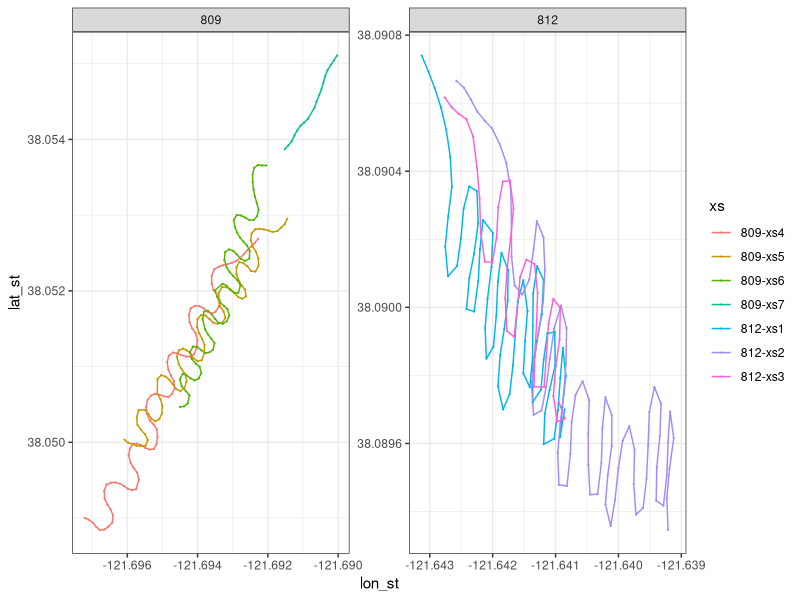
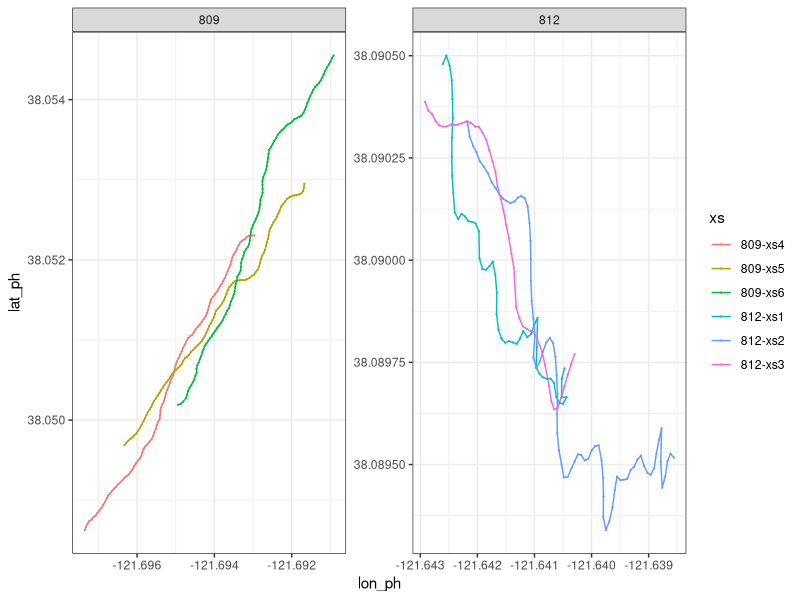
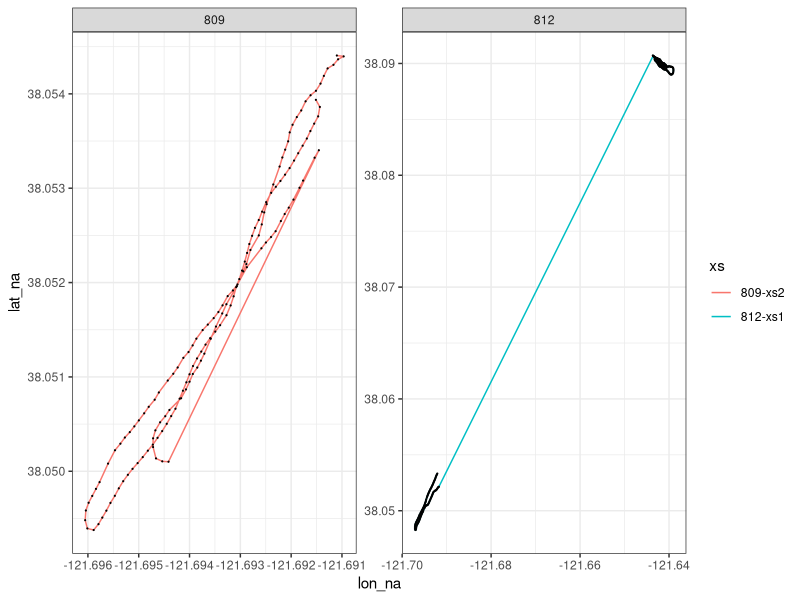
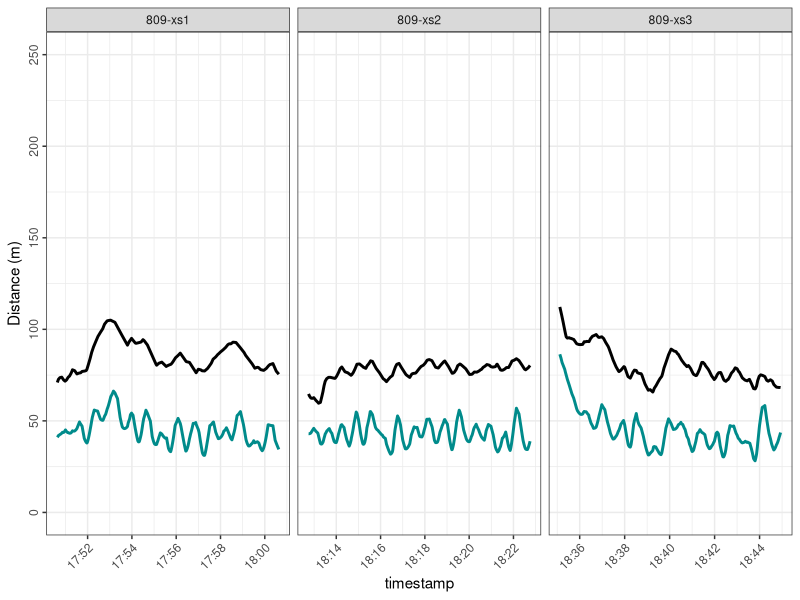
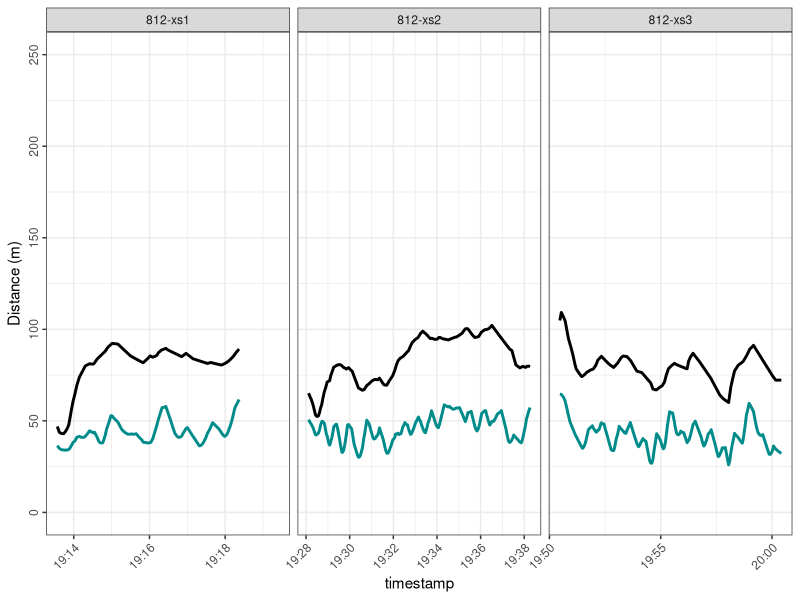
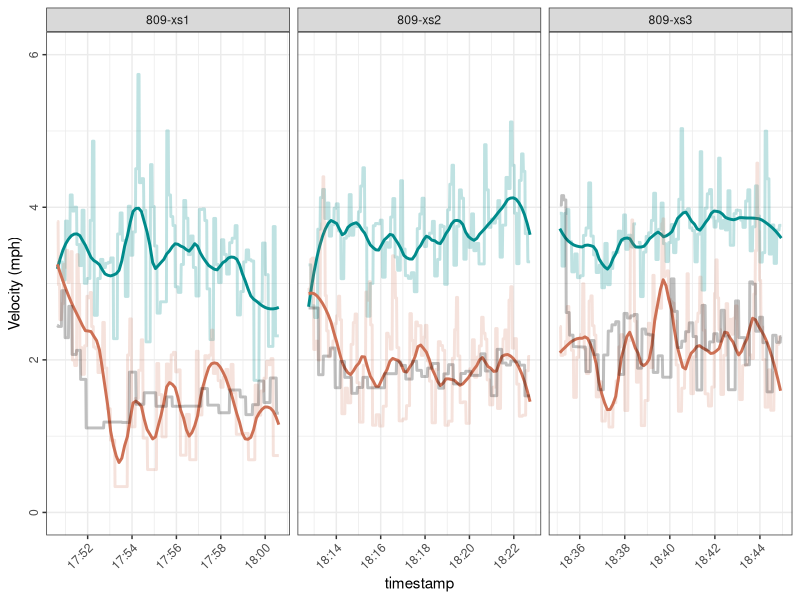
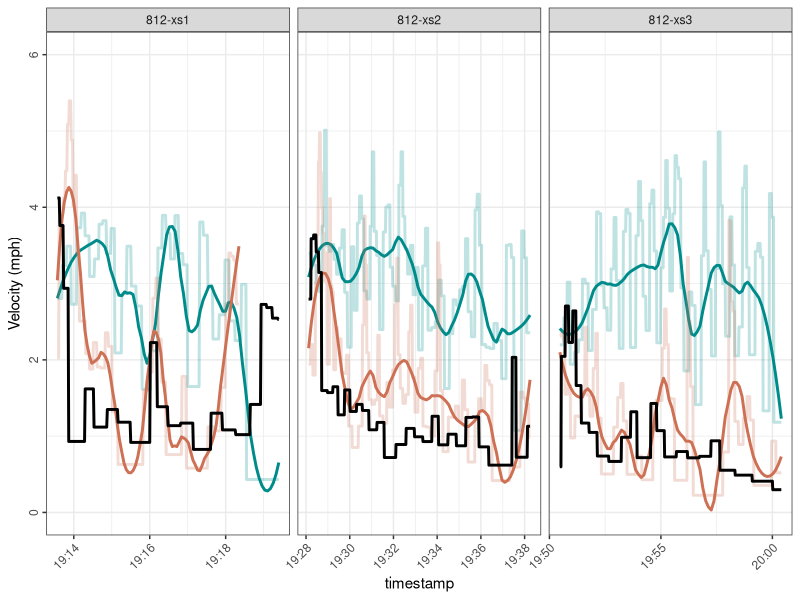
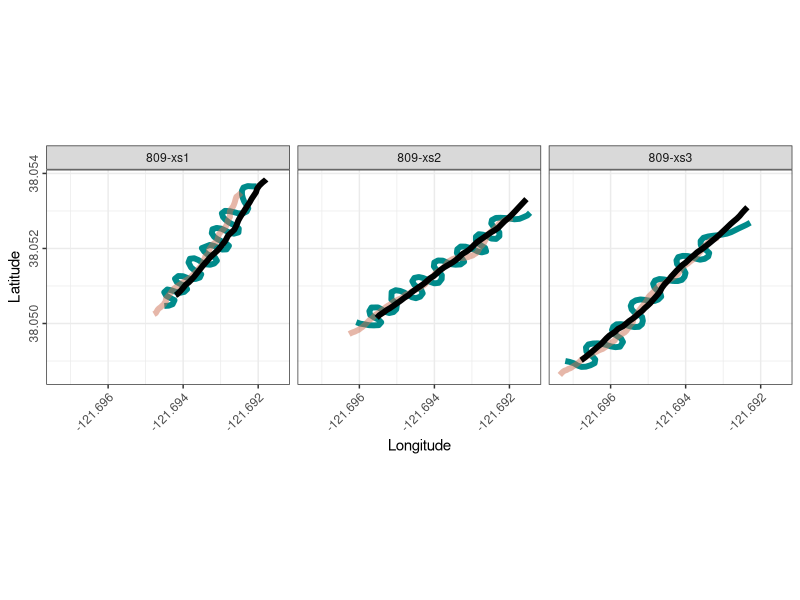

Generate these figures, in order, with R:
library(tidyverse)
library(geosphere)
library(lubridate)
library(zoo)

# Import and compile GPS track data ---------------------------------------

## Stryker ----
stryker_startstop <- data.frame(boat = rep("stryker",7), 
                                site = c(rep("812", 3), rep("809", 4)),
                                start = c(7, 83, 163, 206, 300, 394, 480), 
                                end = c(79, 159, 202, 296, 390, 476, 498))

stryker = data.frame()
stryker_raw = data.frame()

for(xs in 1:nrow(stryker_startstop)){
  print(xs)
  
  temp <- read.csv("data/Survey03_20250205/RouteHistoryFullBkup_DWR Feb5.csv", 
                   skip = stryker_startstop[xs, "start"] - 1, nrow = stryker_startstop[xs, "end"] - stryker_startstop[xs, "start"], header = F)
  
  colnames(temp) = c("Junk", "lat", "lon", "datetime", "speed")
  
  temp$timestamp <- as.POSIXct(temp$datetime, format = "%Y-%m-%dT%H:%M:%SZ", tz = "America/Los_Angeles")
  
  complete_timestamps <- seq(min(temp$timestamp), max(temp$timestamp), by = "1 sec")
  
  merged_data <- data.frame(timestamp = complete_timestamps) %>%
    left_join(temp, by = "timestamp")
  
  interpolated_data <- merged_data %>%
    mutate(lat = na.approx(lat, rule = 2),
           lon = na.approx(lon, rule = 2))
  
  interpolated_data$xs <- paste0(stryker_startstop[xs, "site"], "-xs", xs)
  temp$xs <- paste0(stryker_startstop[xs, "site"], "-xs", xs)
  
  interpolated_data$site <- stryker_startstop[xs, "site"]
  temp$site = stryker_startstop[xs, "site"]
  
  stryker <- rbind(stryker, interpolated_data[, c("site", "xs", "timestamp", "lat", "lon")])
  stryker_raw <- rbind(stryker_raw, temp)
  
  rm(temp, interpolated_data, merged_data)
}

stryker$boat = "Stryker"
colnames(stryker) <- c("site", "xs", "timestamp", "lat_st", "lon_st", "boat")

## Phantom ----
phantom_startstop <- data.frame(boat = rep("phantom", 6), 
                                site = c(rep("812", 3), rep("809", 3)),
                                start = c(7, 63, 146, 195, 304, 413), 
                                end = c(59, 142, 191, 300, 409, 527))

phantom = data.frame()
phantom_raw = data.frame()

for(xs in 1:nrow(phantom_startstop)){
  print(xs)
  
  temp <- read.csv("data/Survey03_20250205/20250205_RouteHistory_CFS.csv", 
                   skip = phantom_startstop[xs, "start"] - 1, nrow = phantom_startstop[xs, "end"] - phantom_startstop[xs, "start"], header = F)
  
  colnames(temp) = c("Junk", "lat", "lon", "datetime", "speed")
  
  temp$timestamp <- as.POSIXct(temp$datetime, format = "%Y-%m-%dT%H:%M:%SZ", tz = "America/Los_Angeles")
  
  complete_timestamps <- seq(min(temp$timestamp), max(temp$timestamp), by = "1 sec")
  
  merged_data <- data.frame(timestamp = complete_timestamps) %>%
    left_join(temp, by = "timestamp")
  
  interpolated_data <- merged_data %>%
    mutate(lat = na.approx(lat, rule = 2),
           lon = na.approx(lon, rule = 2))
  
  interpolated_data$xs <- paste0(phantom_startstop[xs, "site"], "-xs", xs)
  temp$xs <- paste0(phantom_startstop[xs, "site"], "-xs", xs)
  
  interpolated_data$site <- phantom_startstop[xs, "site"]
  temp$site = phantom_startstop[xs, "site"]
  
  phantom <- rbind(phantom, interpolated_data[, c("site", "xs", "timestamp", "lat", "lon")])
  phantom_raw <- rbind(phantom_raw, temp)
  
  rm(temp, interpolated_data, merged_data)
}

phantom$boat = "Phantom"
colnames(phantom) <- c("site", "xs", "timestamp", "lat_ph", "lon_ph", "boat")

## cdfw ---- now 
cdfw_startstop <- data.frame(boat = rep("cdfw", 2), 
                             site = c(rep("812", 1), rep("809", 1)),
                                 start = c(7,296), 
                                 end = c(292,447))

cdfw = data.frame()
cdfw_raw = data.frame()

for(xs in 1:nrow(cdfw_startstop)){
  print(xs)
  
  temp <- read.csv("data/Survey03_20250205/RouteHistoryFullBkup_CDFW Feb5.csv", 
                   skip = cdfw_startstop[xs, "start"] - 1, nrow = cdfw_startstop[xs, "end"] - cdfw_startstop[xs, "start"], header = F)
  
  colnames(temp) = c("Junk", "lat", "lon", "datetime", "speed")
  
  temp$timestamp <- as.POSIXct(temp$datetime, format = "%Y-%m-%dT%H:%M:%SZ", tz = "America/Los_Angeles")
  
  complete_timestamps <- seq(min(temp$timestamp), max(temp$timestamp), by = "1 sec")
  
  merged_data <- data.frame(timestamp = complete_timestamps) %>%
    left_join(temp, by = "timestamp")
  
  interpolated_data <- merged_data %>%
    mutate(lat = na.approx(lat, rule = 2),
           lon = na.approx(lon, rule = 2))
  
  interpolated_data$xs <- paste0(cdfw_startstop[xs, "site"], "-xs", xs)
  temp$xs <- paste0(cdfw_startstop[xs, "site"], "-xs", xs)
  
  interpolated_data$site <- cdfw_startstop[xs, "site"]
  temp$site = cdfw_startstop[xs, "site"]
  
  cdfw <- rbind(cdfw, interpolated_data[, c("site", "xs", "timestamp", "lat", "lon")])
  cdfw_raw <- rbind(cdfw_raw, temp)
  
  rm(temp, interpolated_data, merged_data)
}

cdfw$boat = "cdfw"
colnames(cdfw) <- c("site", "xs", "timestamp", "lat_na", "lon_na", "boat")

## Merge vessel tracks ----

vessels <- merge(merge(stryker, 
                       phantom[, c("timestamp", "lat_ph", "lon_ph")], by = "timestamp", all.x = T),
                 cdfw[, c("timestamp", "lat_na", "lon_na")], by = "timestamp", all.x = T) 

xs_lookup <- data.frame(xs = c("809-xs6", "809-xs5", "809-xs4", "812-xs3", "812-xs2", "812-xs1"),
                        xs_cor = c("809-xs1", "809-xs2", "809-xs3", "812-xs1", "812-xs2", "812-xs3"))

vessels <- merge(vessels, xs_lookup, by = "xs", all.x = T)

# Visualize tracks --------------------------------------------------------

ggplot(stryker, aes(x = lon_st, y = lat_st, color = xs)) + 
  geom_path() + theme_bw() + 
  geom_point(data = stryker_raw, aes(x = lon, y = lat), size = .1) +
  facet_wrap(site ~ ., scales = "free")

ggplot(phantom, aes(x = lon_ph, y = lat_ph, color = xs)) + 
  geom_path() + theme_bw() + 
  geom_point(data = phantom_raw, aes(x = lon, y = lat), size = .1) +
  facet_wrap(site ~ ., scales = "free")

ggplot(cdfw, aes(x = lon_na, y = lat_na, color = xs)) + 
  geom_path() + theme_bw() + 
  geom_point(data = cdfw_raw, aes(x = lon, y = lat), color = "black", size = .1) +
  facet_wrap(site ~ ., scales = "free")

# Calculate vessel spacing ------------------------------------------------

vessels$stryker2phantom <- NA
vessels$cdfw2phantom <- NA
vessels$stryker_velocity <- NA
vessels$phantom_velocity <- NA
vessels$cdfw_velocity <- NA

for(i in 1:nrow(vessels)){
  print(i)
  
  # if(complete.cases(vessels[,c("lon_st", "lat_st", "lon_ph","lat_ph")])[i]){
  try(vessels[i,"stryker2phantom"] <- distm(c(vessels[i,"lon_st"], vessels[i,"lat_st"]), 
                                            c(vessels[i,"lon_ph"], vessels[i,"lat_ph"]), 
                                            fun = distHaversine))
  # }
  
  # if(complete.cases(vessels[,c("lon_na", "lat_na", "lon_ph","lat_ph")])[i]){
  try(vessels[i,"cdfw2phantom"] <- distm(c(vessels[i,"lon_na"], vessels[i,"lat_na"]), 
                                             c(vessels[i,"lon_ph"], vessels[i,"lat_ph"]), 
                                             fun = distHaversine))
  # }
  
  # if(complete.cases(vessels[,c("lon_na", "lat_na", "lon_st","lat_st")])[i]){
  try(vessels[i,"stryker2cdfw"] <- distm(c(vessels[i,"lon_na"], vessels[i,"lat_na"]), 
                                             c(vessels[i,"lon_st"], vessels[i,"lat_st"]), 
                                             fun = distHaversine))
  # }
  
  try(vessels[i,"stryker_velocity"] <- distm(c(vessels[i,"lon_st"], vessels[i,"lat_st"]), 
                                             c(vessels[i + 1,"lon_st"], vessels[i + 1,"lat_st"]), 
                                             fun = distHaversine) * 2.23693629)
  
  try(vessels[i,"phantom_velocity"] <- distm(c(vessels[i,"lon_ph"], vessels[i,"lat_ph"]), 
                                             c(vessels[i + 1,"lon_ph"], vessels[i + 1,"lat_ph"]), 
                                             fun = distHaversine) * 2.23693629)
  
  try(vessels[i,"cdfw_velocity"] <- distm(c(vessels[i,"lon_na"], vessels[i,"lat_na"]), 
                                              c(vessels[i + 1,"lon_na"], vessels[i + 1,"lat_na"]), 
                                              fun = distHaversine) * 2.23693629)
  
  
}


# Plot vessel tracks, velocity, and spacing -------------------------------

(v_spacing_809 <- ggplot(vessels[vessels$xs_cor %in% c("809-xs1","809-xs2","809-xs3"),], 
                         aes(x = timestamp, y = stryker2phantom)) + 
   geom_line(color = "cyan4", linewidth = 1) +
   geom_line(aes(y = cdfw2phantom), linewidth = 1) +
   # geom_line(aes(y = stryker2cdfw), color = "blue",linewidth = 1) + 
   theme_bw() + labs(y = "Distance (m)") + 
   theme(axis.text.x = element_text(angle = 45, hjust = 1),
         axis.text.y = element_text(angle = 90, hjust = .5)) +
   ylim(0,250) +
   facet_grid(. ~ xs_cor, scales = "free"))

(v_spacing_812 <- ggplot(vessels[vessels$xs_cor %in% c("812-xs1","812-xs2","812-xs3"),], 
                         aes(x = timestamp, y = stryker2phantom)) + 
    geom_line(color = "cyan4", linewidth = 1) +
    geom_line(aes(y = cdfw2phantom), linewidth = 1) + 
    theme_bw() + labs(y = "Distance (m)") + 
    theme(axis.text.x = element_text(angle = 45, hjust = 1),
          axis.text.y = element_text(angle = 90, hjust = .5)) +
    ylim(0,250) +
    facet_grid(. ~ xs_cor, scales = "free"))

(v_velocity_809 <- ggplot(data = vessels[vessels$xs_cor %in% c("809-xs1","809-xs2","809-xs3") &
                                           vessels$stryker_velocity < 10 & is.na(vessels$stryker_velocity) == F,],
                          aes(x = timestamp, y = stryker_velocity)) + 
    geom_line(color = "cyan4", linewidth = 1, alpha = .25) +
    geom_line(color = "cyan4", linewidth = 1, stat = "smooth", span = .25) +
    geom_line(data = vessels[vessels$xs_cor %in% c("809-xs1","809-xs2","809-xs3") &
                               vessels$phantom_velocity < 10 & is.na(vessels$phantom_velocity) == F, ],
              aes(y = phantom_velocity), color = "salmon3", linewidth = 1, alpha = .2) +
    geom_line(data = vessels[vessels$xs_cor %in% c("809-xs1","809-xs2","809-xs3") &
                               vessels$phantom_velocity < 10 & is.na(vessels$phantom_velocity) == F, ],
              aes(y = phantom_velocity), color = "salmon3", linewidth = 1, stat = "smooth", span = .25) +
    geom_line(data = vessels[vessels$xs_cor %in% c("809-xs1","809-xs2","809-xs3") &
                               vessels$cdfw_velocity < 10 & is.na(vessels$cdfw_velocity) == F, ],
              aes(y = cdfw_velocity), linewidth = 1, alpha = .25) +
    theme_bw() + labs(y = "Velocity (mph)") + 
    theme(axis.text.x = element_text(angle = 45, hjust = 1),
          axis.text.y = element_text(angle = 90, hjust = .5)) +
    ylim(0, 6) +
    facet_grid(. ~ xs_cor, scales = "free"))

(v_velocity_812 <- ggplot(data = vessels[vessels$xs_cor %in% c("812-xs1","812-xs2","812-xs3") &
                                           vessels$stryker_velocity < 10 & is.na(vessels$stryker_velocity) == F,], 
                          aes(x = timestamp, y = stryker_velocity)) + 
    geom_line(color = "cyan4", linewidth = 1, alpha = .25) +
    geom_line(color = "cyan4", linewidth = 1, stat = "smooth", span = .25) +
    geom_line(data = vessels[vessels$xs_cor %in% c("812-xs1","812-xs2","812-xs3") &
                               vessels$phantom_velocity < 10 & is.na(vessels$phantom_velocity) == F, ],
              aes(y = phantom_velocity), color = "salmon3", linewidth = 1, alpha = .25) +
    geom_line(data = vessels[vessels$xs_cor %in% c("812-xs1","812-xs2","812-xs3") &
                               vessels$phantom_velocity < 10 & is.na(vessels$phantom_velocity) == F, ],
              aes(y = phantom_velocity), color = "salmon3", linewidth = 1, stat = "smooth", span = .25) +
    geom_line(data = vessels[vessels$xs_cor %in% c("812-xs1","812-xs2","812-xs3") &
                               vessels$cdfw_velocity < 10 & is.na(vessels$cdfw_velocity) == F, ],
              aes(y = cdfw_velocity), linewidth = 1) +
    theme_bw() + labs(y = "Velocity (mph)") + 
    theme(axis.text.x = element_text(angle = 45, hjust = 1),
          axis.text.y = element_text(angle = 90, hjust = .5)) +
    ylim(0, 6) +
    facet_grid(. ~ xs_cor, scales = "free"))


(v_tracks_809 <- ggplot(vessels[vessels$xs_cor %in% c("809-xs1","809-xs2","809-xs3"),], 
                        aes(x = lon_st, y = lat_st)) + 
    geom_path(color = "cyan4", linewidth = 2) +
    geom_path(aes(x = lon_ph, y = lat_ph), color = "salmon3", alpha = .5, linewidth = 2) + 
    geom_path(aes(x = lon_na, y = lat_na), linewidth = 2) + 
    theme_bw() + labs(y = "Latitude", x = "Longitude") + coord_fixed() +
    theme(axis.text.x = element_text(angle = 45, hjust = 1),
          axis.text.y = element_text(angle = 90, hjust = .5)) +
    facet_grid(. ~ xs_cor))

(v_tracks_812 <- ggplot(vessels[vessels$xs_cor %in% c("812-xs1","812-xs2","812-xs3"),], 
                        aes(x = lon_st, y = lat_st)) + 
    geom_path(color = "cyan4", linewidth = 2) +
    geom_path(aes(x = lon_ph, y = lat_ph), color = "salmon3", alpha = .5, linewidth = 2) + 
    geom_path(aes(x = lon_na, y = lat_na), linewidth = 2) + 
    theme_bw() + labs(y = "Latitude", x = "Longitude") +  coord_fixed() +
    theme(axis.text.x = element_text(angle = 45, hjust = 1),
          axis.text.y = element_text(angle = 90, hjust = .5)) +
    facet_grid(. ~ xs_cor))


png("output/eDNA_vessel_spacing_20250205_%02d.png",
    height = 7, width = 10, units = "in", res = 1000, family = "serif")

cowplot::plot_grid(v_tracks_809, v_tracks_812,
                   v_spacing_809, v_spacing_812, 
                   align = "v")

dev.off()

png("output/eDNA_vessel_velocity_20250205_%03d.png",
    height = 10, width = 10, units = "in", res = 1000, family = "serif")

cowplot::plot_grid(v_tracks_809, v_tracks_812,
                   v_velocity_809, v_velocity_812, 
                   v_spacing_809, v_spacing_812, 
                   align = "v", nrow = 3)

dev.off()
